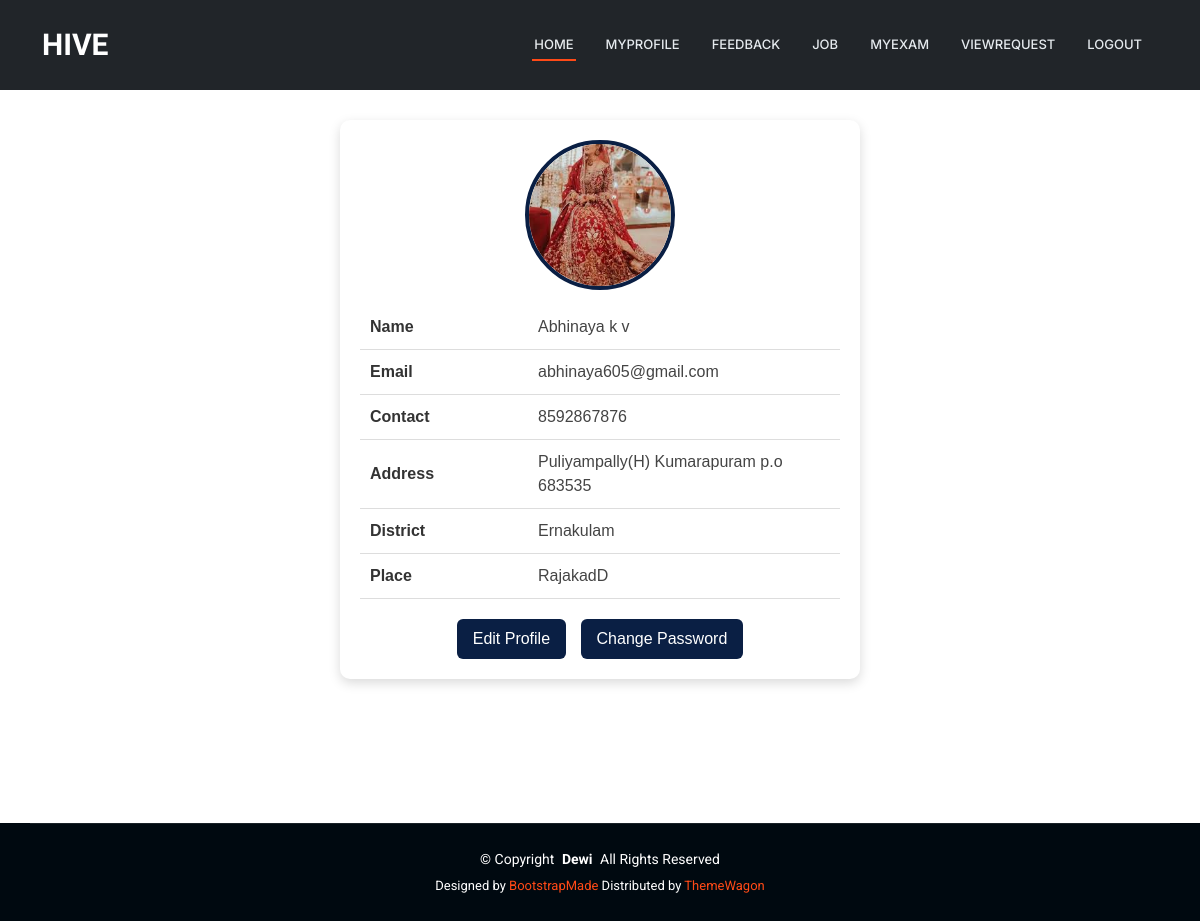
The app's page /JobProvider/MyProfile/ (signed in) with its own data.
### Guest/models.py (models this page shows)
class tbl_jobprovider(models.Model):
   jobprovider_name = models.CharField(max_length=50)
   jobprovider_email = models.CharField(max_length=50)
   jobprovider_contact = models.CharField(max_length=50)
   jobprovider_address = models.CharField(max_length=100)
   jobprovider_photo = models.FileField(upload_to="Assets/JobProviderDocs/")
   jobprovider_proof = models.FileField(upload_to="Assets/JobProviderDocs/")
   jobprovider_status = models.IntegerField(default=0)
   jobprovider_doj = models.DateField(auto_now_add=True)
   jobprovider_password = models.CharField(max_length=50)
   place = models.ForeignKey(tbl_place,on_delete=models.CASCADE)

### Admin/models.py (models this page shows)
class tbl_place(models.Model):
    place_name=models.CharField(max_length=50)
    district=models.ForeignKey(tbl_district,on_delete=models.CASCADE)

class tbl_district(models.Model):
    district_name=models.CharField(max_length=50)

### JobProvider/views.py (the view)
# urls.py: path('MyProfile/',views.MyProfile,name="MyProfile"),
def MyProfile(request):
    jobproviderdata = tbl_jobprovider.objects.get(id=request.session['jid'])
    return render(request,'JobProvider/MyProfile.html',{'jobprovider':jobproviderdata})

### JobProvider/Templates/JobProvider/MyProfile.html (shortened to what this page needs)
{% extends 'JobProvider/Header.html' %}
{% block content %}
<head>
</head>
<div class="jp-profile-wrapper">
    <div class="jp-profile-card">
        <div class="jp-profile-image">
            <img src="{{ jobprovider.jobprovider_photo.url }}" alt="Profile Photo">
        </div>
        <table class="jp-profile-table">
            <tr>
                <td>Name</td>
                <td>{{ jobprovider.jobprovider_name }}</td>
            </tr>
            <tr>
                <td>Email</td>
                <td>{{ jobprovider.jobprovider_email }}</td>
            </tr>
            <tr>
                <td>Contact</td>
                <td>{{ jobprovider.jobprovider_contact }}</td>
            </tr>
            <tr>
                <td>Address</td>
                <td>{{ jobprovider.jobprovider_address }}</td>
            </tr>
            <tr>
                <td>District</td>
                <td>{{ jobprovider.place.district.district_name }}</td>
            </tr>
            <tr>
                <td>Place</td>
                <td>{{ jobprovider.place.place_name }}</td>
            </tr>
        </table>
        <div class="jp-profile-actions">
            <a href="{% url 'JobProvider:EditProfile' %}" class="jp-profile-btn">
                Edit Profile
            </a>
            <a href="{% url 'JobProvider:ChangePassword' %}" class="jp-profile-btn">
                Change Password
            </a>
        </div>
    </div>
</div>
{% endblock %}

### Guest/static/Main/assets/css/main.css (style rules this page uses)
:root { --default-font: "Roboto", system-ui, -apple-system, "Segoe UI", Roboto, "Helvetica Neue", Arial, "Noto Sans", "Liberation Sans", sans-serif, "Apple Color Emoji", "Segoe UI Emoji", "Segoe UI Symbol", "Noto Color Emoji"; --heading-font: "Raleway", sans-serif; --nav-font: "Inter", sans-serif; }
:root { --background-color: #ffffff; --default-color: #444444; --heading-color: #273d4e; --accent-color: #ff4a17; --surface-color: #ffffff; --contrast-color: #ffffff; }
:root { --nav-color: #e5eaee; --nav-hover-color: #ff4a17; --nav-mobile-background-color: #ffffff; --nav-dropdown-background-color: #ffffff; --nav-dropdown-color: #444444; --nav-dropdown-hover-color: #ff4a17; }
:root { scroll-behavior: smooth; }
body { color: var(--default-color); background-color: var(--background-color); font-family: var(--default-font); }
a { color: var(--accent-color); text-decoration: none; transition: 0.3s; }

### JobProvider/Templates/JobProvider/MyProfile.html (style rules this page uses)
.jp-profile-wrapper { display: flex; justify-content: center; padding: 20px 0; font-family: Arial, sans-serif; }
.jp-profile-card { width: 520px; background-color: #ffffff; border-radius: 10px; box-shadow: 0 4px 12px rgba(0, 0, 0, 0.15); padding: 20px; }
.jp-profile-image { text-align: center; padding-bottom: 15px; }
.jp-profile-image img { width: 150px; height: 150px; border-radius: 50%; object-fit: cover; border: 4px solid #0a1f44; }
.jp-profile-table { width: 100%; border-collapse: collapse; }
.jp-profile-table td { padding: 10px; border-bottom: 1px solid #ddd; }
.jp-profile-table td:first-child { font-weight: bold; color: #333; width: 35%; }
.jp-profile-actions { text-align: center; padding-top: 20px; }
.jp-profile-btn { text-decoration: none; background-color: #0a1f44; color: #ffffff; padding: 8px 16px; border-radius: 6px; margin: 0 5px; display: inline-block; transition: background-color 0.3s ease; }

### records on screen
tbl_jobprovider: jobprovider_photo (picture), jobprovider_name "Abhinaya k v", jobprovider_email "abhinaya605@gmail.com", jobprovider_contact "8592867876", jobprovider_address "Puliyampally(H) Kumarapuram p.o 683535", place.district.district_name "Ernakulam", place.place_name "RajakadD"
